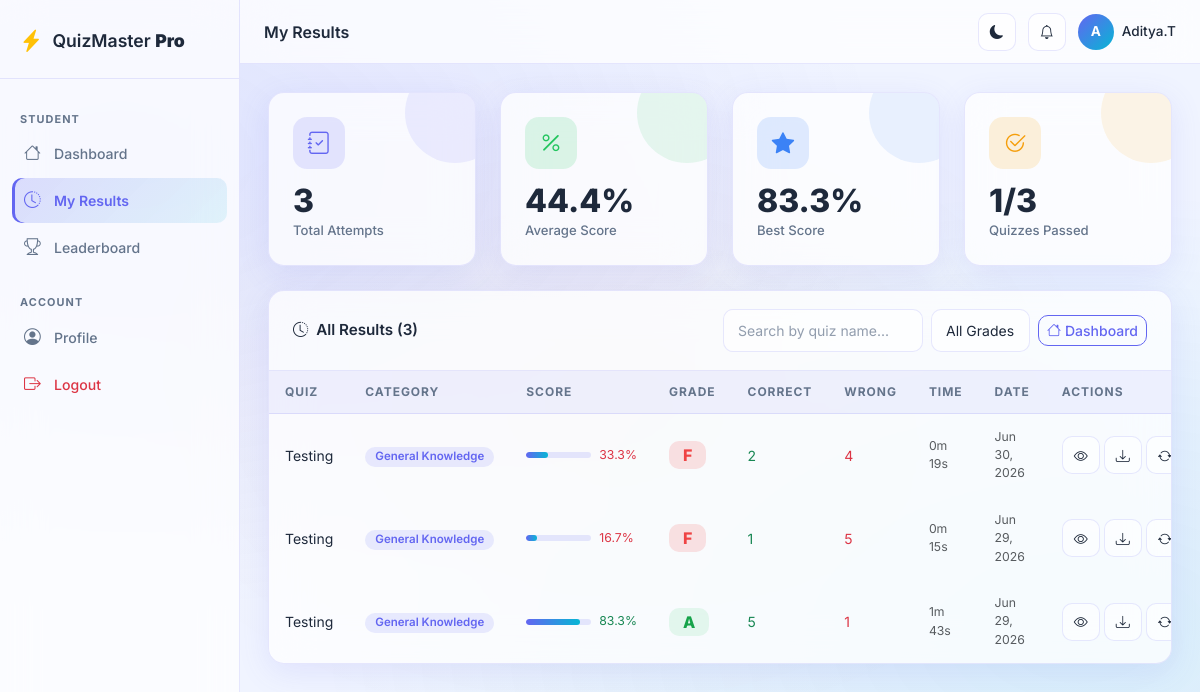
Screenshot of /student/history (signed in) with the database file from the repository.
### app/models/user.py (models this page shows, shortened)
class User(UserMixin, db.Model):
    __tablename__ = 'users'
    id = db.Column(db.Integer, primary_key=True)
    username = db.Column(db.String(80), unique=True, nullable=False, index=True)
    email = db.Column(db.String(120), unique=True, nullable=False, index=True)
    password_hash = db.Column(db.String(255), nullable=False)
    role = db.Column(db.String(20), nullable=False, default='student')  # 'admin' or 'student'
    full_name = db.Column(db.String(150), nullable=True)
    avatar = db.Column(db.String(255), nullable=True)
    is_active = db.Column(db.Boolean, default=True)
    created_at = db.Column(db.DateTime, default=datetime.utcnow)
    last_login = db.Column(db.DateTime, nullable=True)
    results = db.relationship('Result', backref='student', lazy='dynamic', cascade='all, delete-orphan')
    student_answers = db.relationship('StudentAnswer', backref='student', lazy='dynamic', cascade='all, delete-orphan')
    @property
    def is_admin(self):
        return self.role == 'admin'

### app/models/quiz.py (models this page shows, shortened)
class Result(db.Model):
    __tablename__ = 'results'
    id = db.Column(db.Integer, primary_key=True)
    student_id = db.Column(db.Integer, db.ForeignKey('users.id'), nullable=False)
    quiz_id = db.Column(db.Integer, db.ForeignKey('quizzes.id'), nullable=False)
    total_questions = db.Column(db.Integer, nullable=False)
    correct_answers = db.Column(db.Integer, nullable=False, default=0)
    wrong_answers = db.Column(db.Integer, nullable=False, default=0)
    marks_obtained = db.Column(db.Float, nullable=False, default=0)
    percentage = db.Column(db.Float, nullable=False, default=0)
    grade = db.Column(db.String(5), nullable=False, default='F')
    time_taken = db.Column(db.Integer, nullable=True)  # seconds
    submitted_at = db.Column(db.DateTime, default=datetime.utcnow)
    answers = db.relationship('StudentAnswer', backref='result', lazy='dynamic', cascade='all, delete-orphan')

class Quiz(db.Model):
    __tablename__ = 'quizzes'
    id = db.Column(db.Integer, primary_key=True)
    title = db.Column(db.String(200), nullable=False)
    description = db.Column(db.Text, nullable=True)
    category_id = db.Column(db.Integer, db.ForeignKey('categories.id'), nullable=False)
    num_questions = db.Column(db.Integer, nullable=False, default=10)
    time_limit = db.Column(db.Integer, nullable=False, default=30)  # minutes
    is_published = db.Column(db.Boolean, default=False)
    pass_percentage = db.Column(db.Float, default=50.0)
    created_by = db.Column(db.Integer, db.ForeignKey('users.id'), nullable=False)
    created_at = db.Column(db.DateTime, default=datetime.utcnow)
    updated_at = db.Column(db.DateTime, default=datetime.utcnow, onupdate=datetime.utcnow)
    quiz_questions = db.relationship('QuizQuestion', backref='quiz', lazy='dynamic', cascade='all, delete-orphan')
    results = db.relationship('Result', backref='quiz', lazy='dynamic', cascade='all, delete-orphan')
    creator = db.relationship('User', foreign_keys=[created_by])

### app/models/question.py (models this page shows, shortened)
class Category(db.Model):
    __tablename__ = 'categories'
    id = db.Column(db.Integer, primary_key=True)
    name = db.Column(db.String(100), unique=True, nullable=False)
    description = db.Column(db.Text, nullable=True)
    color = db.Column(db.String(7), default='#6366f1')  # hex color
    created_at = db.Column(db.DateTime, default=datetime.utcnow)
    questions = db.relationship('Question', backref='category', lazy='dynamic')
    quizzes = db.relationship('Quiz', backref='category', lazy='dynamic')

### app/routes/student.py (the view)
@student_bp.route('/history')
@student_required
def history():
    results = Result.query.filter_by(student_id=current_user.id).order_by(Result.submitted_at.desc()).all()
    return render_template('student/history.html', results=results)

### app/context_processors.py (called while the page is built)
def inject_notifications():
    if current_user.is_authenticated:
        try:
            from app.services.notification_service import NotificationService
            count = NotificationService.unread_count(current_user.id)
            recent = NotificationService.get_unread(current_user.id, limit=5)
            return {
                'notif_count': count,
                'recent_notifs': recent,
            }
        except Exception:
            pass
    return {'notif_count': 0, 'recent_notifs': []}

def inject_globals():
    from datetime import datetime
    return {
        'app_name': 'QuizMaster Pro',
        'app_version': '1.0',
        'current_year': datetime.utcnow().year,
    }

### app/models/user.py (called while the page is built)
@login_manager.user_loader
def load_user(user_id):
    return User.query.get(int(user_id))

### app/routes/student.py (called while the page is built)
def student_required(f):
    @wraps(f)
    def decorated(*args, **kwargs):
        if not current_user.is_authenticated:
            return redirect(url_for('auth.login'))
        return f(*args, **kwargs)
    return login_required(decorated)

### app/services/notification_service.py (called while the page is built)
    @staticmethod
    def get_unread(user_id: int, limit: int = 10):
        return (Notification.query
                .filter_by(user_id=user_id, is_read=False)
                .order_by(Notification.created_at.desc())
                .limit(limit).all())

    @staticmethod
    def unread_count(user_id: int) -> int:
        return Notification.query.filter_by(user_id=user_id, is_read=False).count()

### app/utils/helpers.py (called while the page is built)
def format_duration(seconds: int) -> str:
    if not seconds:
        return '—'
    seconds = int(seconds)
    if seconds < 3600:
        m, s = divmod(seconds, 60)
        return f'{m}m {s}s'
    h, remainder = divmod(seconds, 3600)
    m, s = divmod(remainder, 60)
    return f'{h}h {m}m {s}s'

def percentage_to_bar_class(pct: float) -> str:
    if pct >= 70:
        return 'bg-success'
    if pct >= 50:
        return 'bg-warning'
    return 'bg-danger'

### app/templates/student/history.html (shortened to what this page needs)
{% extends "base.html" %}
{% block page_title %}My Results{% endblock %}
{% block content %}
{% if results %}
<div class="row g-4 mb-4">
  {% set total  = results|length %}
  {% set avg    = (results|map(attribute='percentage')|sum / total)|round(1) %}
  {% set best   = results|map(attribute='percentage')|max|round(1) %}
  {% set passed = results|selectattr('percentage','ge', 50)|list|length %}
  <div class="col-6 col-md-3 animate-in">
    <div class="stat-card primary">
      <div class="stat-icon primary"><i class="bi bi-journal-check"></i></div>
      <div class="stat-value">{{ total }}</div>
      <div class="stat-label">Total Attempts</div>
    </div>
  </div>
  <div class="col-6 col-md-3 animate-in">
    <div class="stat-card success">
      <div class="stat-icon success"><i class="bi bi-percent"></i></div>
      <div class="stat-value">{{ avg }}%</div>
      <div class="stat-label">Average Score</div>
    </div>
  </div>
  <div class="col-6 col-md-3 animate-in">
    <div class="stat-card info">
      <div class="stat-icon info"><i class="bi bi-star-fill"></i></div>
      <div class="stat-value">{{ best }}%</div>
      <div class="stat-label">Best Score</div>
    </div>
  </div>
  <div class="col-6 col-md-3 animate-in">
    <div class="stat-card warning">
      <div class="stat-icon warning"><i class="bi bi-check2-circle"></i></div>
      <div class="stat-value">{{ passed }}/{{ total }}</div>
      <div class="stat-label">Quizzes Passed</div>
    </div>
  </div>
</div>
{% endif %}
<div class="glass-card animate-in">
  <div class="card-header d-flex justify-content-between align-items-center flex-wrap gap-2">
    <span><i class="bi bi-clock-history me-2"></i>All Results ({{ results|length }})</span>
    {% if results %}
    <div class="d-flex gap-2 align-items-center">
      <input type="text" id="historySearch" class="form-control form-control-sm"
             placeholder="Search by quiz name..." style="width:200px">
      <select id="gradeFilter" class="form-select form-select-sm" style="width:auto">
        <option value="">All Grades</option>
      </select>
      <a href="{{ url_for('student.dashboard') }}" class="btn btn-outline-primary btn-sm">
        <i class="bi bi-house me-1"></i>Dashboard
      </a>
    </div>
    {% endif %}
  </div>
  <div class="card-body p-0">
    {% if results %}
    <div class="table-responsive">
      <table class="table-glass w-100" id="historyTable">
        <thead>
          <tr>
            <th>Quiz</th>
            <th>Category</th>
            <th>Score</th>
            <th>Grade</th>
            <th>Correct</th>
            <th>Wrong</th>
            <th>Time</th>
            <th>Date</th>
            <th>Actions</th>
          </tr>
        </thead>
        <tbody>
          {% for r in results %}
          <tr class="history-row"
              data-quiz="{{ r.quiz.title|lower }}"
              data-grade="{{ r.grade }}">
            <td class="fw-600">{{ r.quiz.title|truncate(28) }}</td>
            <td>
              <span class="badge"
                    style="background:{{ r.quiz.category.color }}20;color:{{ r.quiz.category.color }}">
                {{ r.quiz.category.name }}
              </span>
            </td>
            <td>
              <div class="d-flex align-items-center gap-2">
                <div class="progress" style="width:65px;height:6px">
                  <div class="progress-bar {{ r.percentage|pct_bar }}"
                       style="width:{{ r.percentage }}%"></div>
                </div>
                <span class="fw-700 small
                  {% if r.percentage>=70 %}text-success
                  {% elif r.percentage>=50 %}text-warning
                  {% else %}text-danger{% endif %}">
                  {{ r.percentage|round(1) }}%
                </span>
              </div>
            </td>
            <td><span class="badge badge-grade grade-{{ r.grade }}">{{ r.grade }}</span></td>
            <td class="text-success fw-600">{{ r.correct_answers }}</td>
            <td class="text-danger fw-600">{{ r.wrong_answers }}</td>
            <td class="text-muted small">
              {{ r.time_taken|duration if r.time_taken else '—' }}
            </td>
            <td class="text-muted small">{{ r.submitted_at.strftime('%b %d, %Y') }}</td>
            <td>
              <div class="d-flex gap-1">
                <a href="{{ url_for('student.result', result_id=r.id) }}"
                   class="btn btn-icon" title="View Result">
                  <i class="bi bi-eye"></i>
                </a>
                <a href="{{ url_for('student.download_result_pdf', result_id=r.id) }}"
                   class="btn btn-icon" title="Download PDF">
                  <i class="bi bi-download"></i>
                </a>
                <a href="{{ url_for('student.start_quiz', quiz_id=r.quiz_id) }}"
                   class="btn btn-icon" title="Retake Quiz">
                  <i class="bi bi-arrow-repeat"></i>
                </a>
              </div>
            </td>
          </tr>
          {% endfor %}
        </tbody>
      </table>
    </div>
    {% endif %}
  </div>
</div>
{% endblock %}

### app/templates/base.html (shortened to what this page needs)
<!DOCTYPE html>
<html lang="en" data-theme="light">
<head>
  <link rel="stylesheet" href="https://cdnjs.cloudflare.com/ajax/libs/bootstrap/5.3.3/css/bootstrap.min.css"/>
  <link rel="stylesheet" href="https://cdnjs.cloudflare.com/ajax/libs/bootstrap-icons/1.11.3/font/bootstrap-icons.min.css"/>
  <link rel="stylesheet" href="{{ url_for('static', filename='css/main.css') }}"/>
  <link rel="stylesheet" href="{{ url_for('static', filename='css/password_strength.css') }}"/>
</head>
<body>
{% if current_user.is_authenticated %}
<div class="sidebar" id="sidebar">
  <div class="sidebar-brand">
    <i class="bi bi-lightning-charge-fill text-warning"></i>
    <span>QuizMaster <strong>Pro</strong></span>
  </div>
  <nav class="sidebar-nav">
    {% if current_user.is_admin %}
    <div class="nav-section-label">Admin</div>
    <a href="{{ url_for('admin.dashboard') }}" class="nav-link {% if request.endpoint == 'admin.dashboard' %}active{% endif %}"><i class="bi bi-speedometer2"></i><span>Dashboard</span></a>
    <a href="{{ url_for('admin.questions') }}" class="nav-link {% if 'question' in (request.endpoint or '') %}active{% endif %}"><i class="bi bi-question-circle"></i><span>Questions</span></a>
    <a href="{{ url_for('admin.quizzes') }}" class="nav-link {% if request.endpoint in ['admin.quizzes','admin.create_quiz'] %}active{% endif %}"><i class="bi bi-journal-check"></i><span>Quizzes</span></a>
    <a href="{{ url_for('admin.categories') }}" class="nav-link {% if 'categor' in (request.endpoint or '') %}active{% endif %}"><i class="bi bi-tags"></i><span>Categories</span></a>
    <a href="{{ url_for('admin.import_questions') }}" class="nav-link {% if 'import' in (request.endpoint or '') %}active{% endif %}"><i class="bi bi-upload"></i><span>Import</span></a>
    <a href="{{ url_for('admin.students') }}" class="nav-link {% if request.endpoint == 'admin.students' %}active{% endif %}"><i class="bi bi-people"></i><span>Students</span></a>
    <a href="{{ url_for('admin.all_results') }}" class="nav-link {% if request.endpoint in ['admin.all_results','admin.view_result'] %}active{% endif %}"><i class="bi bi-clipboard-data"></i><span>All Results</span></a>
    <a href="{{ url_for('admin.analytics') }}" class="nav-link {% if request.endpoint == 'admin.analytics' %}active{% endif %}"><i class="bi bi-bar-chart-line"></i><span>Analytics</span></a>
    {% else %}
    <div class="nav-section-label">Student</div>
    <a href="{{ url_for('student.dashboard') }}" class="nav-link {% if request.endpoint == 'student.dashboard' %}active{% endif %}"><i class="bi bi-house"></i><span>Dashboard</span></a>
    <a href="{{ url_for('student.history') }}" class="nav-link {% if request.endpoint == 'student.history' %}active{% endif %}"><i class="bi bi-clock-history"></i><span>My Results</span></a>
    <a href="{{ url_for('student.leaderboard') }}" class="nav-link {% if request.endpoint == 'student.leaderboard' %}active{% endif %}"><i class="bi bi-trophy"></i><span>Leaderboard</span></a>
    {% endif %}
    <div class="nav-section-label mt-3">Account</div>
    <a href="{{ url_for('auth.profile') }}" class="nav-link {% if request.endpoint == 'auth.profile' %}active{% endif %}"><i class="bi bi-person-circle"></i><span>Profile</span></a>
    <a href="{{ url_for('auth.logout') }}" class="nav-link text-danger"><i class="bi bi-box-arrow-right"></i><span>Logout</span></a>
  </nav>
</div>
<div class="main-content" id="mainContent">
  <div class="topbar">
    <div class="topbar-title">{% block page_title %}{% endblock %}</div>
    <div class="topbar-right">
      <button class="btn btn-icon" id="darkModeToggle"><i class="bi bi-moon-fill" id="darkModeIcon"></i></button>
      <div class="position-relative" id="notifBellWrap">
        <button class="btn btn-icon" id="notifBell" title="Notifications">
          <i class="bi bi-bell"></i>
        </button>
      </div>
      <div class="user-badge">
        <div class="user-avatar">{{ current_user.full_name[0].upper() if current_user.full_name else current_user.username[0].upper() }}</div>
        <span class="d-none d-md-inline">{{ current_user.full_name or current_user.username }}</span>
      </div>
    </div>
  </div>
  <div class="page-content">
    {% block content %}{% endblock %}
  </div>
</div>
{% endif %}
</body>
</html>

### rows the page displays
User: full_name "A", full_name "Aditya.T"
Result: quiz "Testing", quiz.category.name "General Knowledge", percentage "33.3", grade "F", correct_answers "2", wrong_answers "4", time_taken|duration "0m 19s", submitted_at "Jun 30, 2026"
Result: quiz "Testing", quiz.category.name "General Knowledge", percentage "16.7", grade "F", correct_answers "1", wrong_answers "5", time_taken|duration "0m 15s", submitted_at "Jun 29, 2026"
Result: quiz "Testing", quiz.category.name "General Knowledge", percentage "83.3", grade "A", correct_answers "5", wrong_answers "1", time_taken|duration "1m 43s", submitted_at "Jun 29, 2026"

### other values shown
{{ total }} "3"
{{ avg }} "44.4"
{{ best }} "83.3"
{{ passed }} "1"
{{ results|length }} "3"
